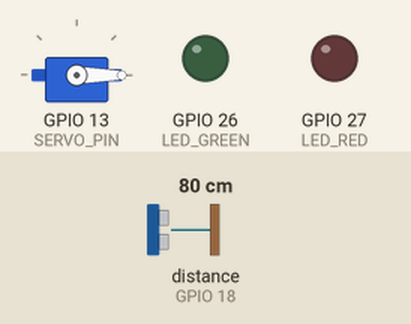
Simulated run of this sketch. Board: ESP32. Shown: servo, output pins drawn as LEDs (lit = HIGH). Dashed ring = blinking. The test bench sets the inputs (shaded band); at power-on: distance to the obstacle (sensor on GPIO 18) 80 cm. The echo pulse lasts 58.3 µs per cm; pins used as bus, display or sensor lines are not drawn; what the sketch prints to the serial monitor is not drawn.

Above: at 4.7 s.
4.8 s: distance to the obstacle (sensor on GPIO 18) set to 2 cm
At 6.45 s:
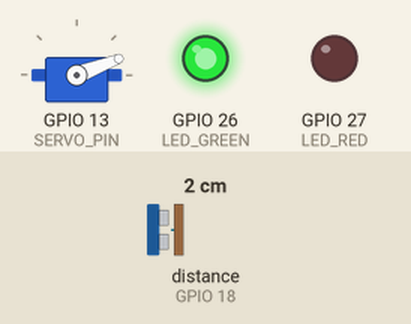
7.8 s: distance to the obstacle (sensor on GPIO 18) set to 60 cm
At 7.86 s:
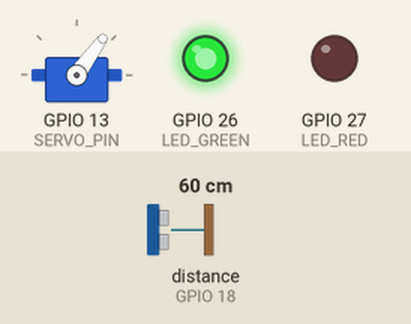
10.8 s: distance to the obstacle (sensor on GPIO 18) set to 4 cm
13.8 s: distance to the obstacle (sensor on GPIO 18) set to 120 cm
At 16.33 s:
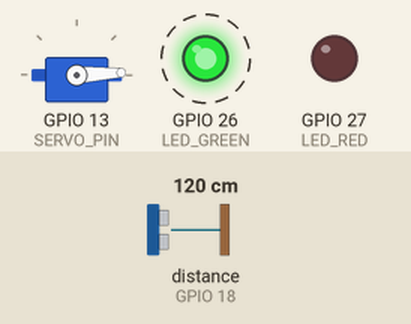
16.8 s: distance to the obstacle (sensor on GPIO 18) set to 9 cm
At 18.44 s:
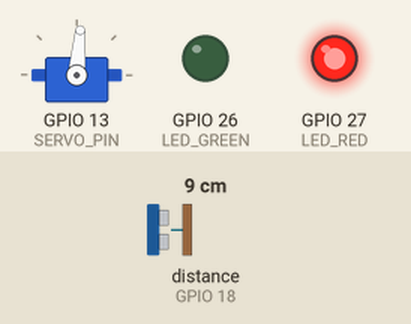
19.8 s: distance to the obstacle (sensor on GPIO 18) set to 250 cm
Timing chart, 0 to 23.8 s (numbered marks = the images above; inputs shaded):
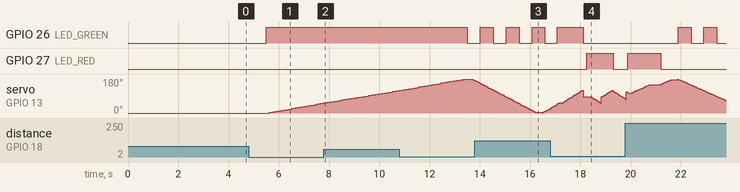

The sketch:

backgroundsubtractionpidv2.ino
```cpp
#include <ESP32Servo.h>

#define SERVO_PIN   13
#define TRIG_PIN     5
#define ECHO_PIN    18
#define LED_GREEN   26
#define LED_RED     27

// --- Sweep ---
const int   SWEEP_STEP_DEG      = 3;
const int   SWEEP_DELAY_MS      = 35;

// --- Background ---
const float INTRUSION_THRESH_CM = 15.0;
const int   BG_SAMPLES          = 3;
const float BG_UPDATE_RATE      = 0.05;

// --- Tracking ---
const int   RESCAN_INTERVAL_MS  = 300;
const int   LOST_WAIT_MS        = 400;

// --- Recovery ---
// On losing the object, sweep this far in the opposite direction before giving up
const int   RECOVERY_DEGREES    = 45;
const int   RECOVERY_STEP_DEG   = 3;
const int   RECOVERY_DELAY_MS   = 35;

// --- PID ---
float Kp = 1.2;
float Ki = 0.0;
float Kd = 0.4;
const float MAX_CORRECTION      = 8.0;
const float DEADBAND_DEG        = 1.0;

// --- Startup ---
const int   STARTUP_WARN_SEC    = 5;

Servo myServo;

float bgMap[61];
int   hitCount[61];

int   currentAngle   = 0;
int   sweepDirection = 1;
int   targetAngle    = 0;
int   lastMoveDir    = 1;

float pidIntegral    = 0.0;
float pidLastError   = 0.0;
unsigned long lastPidTime    = 0;
unsigned long lastRescanTime = 0;
unsigned long lastBlinkTime  = 0;
bool  blinkState = false;

enum Mode { STARTUP, CALIBRATE, SWEEP, TRACK };
Mode mode = STARTUP;

// -----------------------------------------------------------------------
// LED HELPERS
// -----------------------------------------------------------------------
void setLeds(bool green, bool red) {
  digitalWrite(LED_GREEN, green ? HIGH : LOW);
  digitalWrite(LED_RED,   red   ? HIGH : LOW);
}

void blinkLed(int pin, int intervalMs) {
  unsigned long now = millis();
  if (now - lastBlinkTime >= intervalMs) {
    lastBlinkTime = now;
    blinkState = !blinkState;
    digitalWrite(pin, blinkState ? HIGH : LOW);
  }
}

// -----------------------------------------------------------------------
// HELPERS
// -----------------------------------------------------------------------
int angleToIndex(int angle) {
  return constrain(angle / SWEEP_STEP_DEG, 0, 60);
}

float getDistance() {
  digitalWrite(TRIG_PIN, LOW);
  delayMicroseconds(2);
  digitalWrite(TRIG_PIN, HIGH);
  delayMicroseconds(10);
  digitalWrite(TRIG_PIN, LOW);
  long duration = pulseIn(ECHO_PIN, HIGH, 30000);
  if (duration == 0) return 999.0;
  return duration * 0.01715;
}

float getAveragedDistance(int samples = 3) {
  float total = 0;
  for (int i = 0; i < samples; i++) {
    total += getDistance();
    delay(30);
  }
  return total / samples;
}

void setAngle(int angle) {
  angle = constrain(angle, 0, 180);
  myServo.write(angle);
  currentAngle = angle;
}

void resetPID() {
  pidIntegral  = 0.0;
  pidLastError = 0.0;
  lastPidTime  = millis();
}

// -----------------------------------------------------------------------
// BACKGROUND CALIBRATION
// -----------------------------------------------------------------------
void calibrateBackground() {
  Serial.println("\n=== BACKGROUND CALIBRATION ===");
  Serial.println("Scanning environment...");
  setLeds(true, false);

  for (int angle = 0; angle <= 180; angle += SWEEP_STEP_DEG) {
    setAngle(angle);
    delay(SWEEP_DELAY_MS);
    float dist = getAveragedDistance(BG_SAMPLES);
    bgMap[angleToIndex(angle)] = dist;
    hitCount[angleToIndex(angle)] = 0;

    Serial.print("  Mapped ");
    Serial.print(angle);
    Serial.print("° = ");
    Serial.print(dist, 1);
    Serial.println(" cm");
  }

  Serial.println("=== CALIBRATION COMPLETE ===\n");
}

// -----------------------------------------------------------------------
// INTRUSION CHECK
// Only updates background when called from sweep, not from centroid/recovery
// scans, to prevent the object being absorbed into the background mid-track.
// -----------------------------------------------------------------------
bool isIntrusion(int angle, float currentDist, bool updateBg = false) {
  int idx = angleToIndex(angle);
  float bgDist = bgMap[idx];

  if (currentDist >= 999.0) return false;

  bool intruding = false;
  if (bgDist >= 999.0) {
    intruding = (currentDist < 200.0);
  } else {
    intruding = ((bgDist - currentDist) >= INTRUSION_THRESH_CM);
  }

  // Only update background during normal sweep, not during tracking scans
  if (updateBg && !intruding) {
    bgMap[idx] = bgDist + BG_UPDATE_RATE * (currentDist - bgDist);
  }

  return intruding;
}

// -----------------------------------------------------------------------
// CENTROID FINDER
// Does NOT update background (updateBg = false)
// -----------------------------------------------------------------------
int findCentroid(int startAngle) {
  int leftEdge  = -1;
  int rightEdge = -1;

  for (int a = startAngle; a >= 0; a -= SWEEP_STEP_DEG) {
    setAngle(a);
    delay(SWEEP_DELAY_MS);
    float d = getDistance();
    if (isIntrusion(a, d, false)) leftEdge = a;
    else break;
  }

  for (int a = startAngle; a <= 180; a += SWEEP_STEP_DEG) {
    setAngle(a);
    delay(SWEEP_DELAY_MS);
    float d = getDistance();
    if (isIntrusion(a, d, false)) rightEdge = a;
    else break;
  }

  if (leftEdge == -1 && rightEdge == -1) return -1;
  if (leftEdge  == -1) leftEdge  = startAngle;
  if (rightEdge == -1) rightEdge = startAngle;

  int centroid = (leftEdge + rightEdge) / 2;

  Serial.print("[SCAN]  Left: ");
  Serial.print(leftEdge);
  Serial.print("°  Right: ");
  Serial.print(rightEdge);
  Serial.print("°  Centroid: ");
  Serial.print(centroid);
  Serial.println("°");

  return centroid;
}

// -----------------------------------------------------------------------
// RECOVERY SEARCH
// Sweeps gradually opposite to lastMoveDir up to RECOVERY_DEGREES.
// Returns centroid angle if reacquired, -1 if not found.
// Does NOT update background.
// -----------------------------------------------------------------------
int recoverySearch() {
  int opposite = -lastMoveDir;
  int searchEnd = constrain(currentAngle + (opposite * RECOVERY_DEGREES), 0, 180);

  Serial.print("[RECOVERY]  Searching from ");
  Serial.print(currentAngle);
  Serial.print("° to ");
  Serial.print(searchEnd);
  Serial.println("°");

  // Step gradually from current position toward searchEnd
  int step = (searchEnd > currentAngle) ? RECOVERY_STEP_DEG : -RECOVERY_STEP_DEG;

  for (int a = currentAngle; ; a += step) {
    // Clamp and detect end of range
    if (step > 0 && a >= searchEnd) a = searchEnd;
    if (step < 0 && a <= searchEnd) a = searchEnd;

    setAngle(a);
    delay(RECOVERY_DELAY_MS);
    float d = getDistance();

    Serial.print("[RECOVERY]  ");
    Serial.print(a);
    Serial.print("°  Dist: ");
    Serial.println(d, 1);

    if (isIntrusion(a, d, false)) {
      Serial.println("[RECOVERY]  Object found — scanning centroid");
      return findCentroid(a);
    }

    if (a == searchEnd) break;
  }

  return -1;
}

// -----------------------------------------------------------------------
// PID
// -----------------------------------------------------------------------
void updatePID() {
  float error = targetAngle - currentAngle;
  if (abs(error) < DEADBAND_DEG) error = 0.0;

  unsigned long now = millis();
  float dt = (now - lastPidTime) / 1000.0;
  if (dt <= 0.0) dt = 0.001;
  lastPidTime = now;

  float P = Kp * error;

  pidIntegral += error * dt;
  pidIntegral  = constrain(pidIntegral, -20.0, 20.0);
  float I = Ki * pidIntegral;

  float derivative = (error - pidLastError) / dt;
  float D = Kd * derivative;
  pidLastError = error;

  float correction = constrain(P + I + D, -MAX_CORRECTION, MAX_CORRECTION);

  if (correction >  0.5) lastMoveDir =  1;
  if (correction < -0.5) lastMoveDir = -1;

  setAngle(constrain(currentAngle + (int)correction, 0, 180));

  Serial.print("[TRACK]  Angle: ");
  Serial.print(currentAngle);
  Serial.print("°  Target: ");
  Serial.print(targetAngle);
  Serial.print("°  Error: ");
  Serial.print(error, 1);
  Serial.print("°  Correction: ");
  Serial.println(correction, 2);
}

// -----------------------------------------------------------------------
// SETUP
// -----------------------------------------------------------------------
void setup() {
  Serial.begin(115200);
  pinMode(TRIG_PIN,  OUTPUT);
  pinMode(ECHO_PIN,  INPUT);
  pinMode(LED_GREEN, OUTPUT);
  pinMode(LED_RED,   OUTPUT);

  ESP32PWM::allocateTimer(0);
  myServo.setPeriodHertz(50);
  myServo.attach(SERVO_PIN, 500, 2500);

  setAngle(0);
  setLeds(false, false);
  delay(500);

  Serial.println("Program is starting...");
  Serial.print("Startup warning: ");
  Serial.print(STARTUP_WARN_SEC);
  Serial.println(" seconds — clear the area!");

  mode = STARTUP;
}

// -----------------------------------------------------------------------
// MAIN LOOP
// -----------------------------------------------------------------------
void loop() {

  // --- STARTUP ---
  if (mode == STARTUP) {
    static unsigned long startupBegin = millis();
    unsigned long elapsed = millis() - startupBegin;
    int remaining = STARTUP_WARN_SEC - (elapsed / 1000);

    setLeds(false, false);
    blinkLed(LED_RED, 300);

    static int lastPrinted = -1;
    if (remaining != lastPrinted && remaining >= 0) {
      Serial.print("Starting in ");
      Serial.print(remaining);
      Serial.println("...");
      lastPrinted = remaining;
    }

    if (elapsed >= (unsigned long)(STARTUP_WARN_SEC * 1000)) {
      setLeds(false, false);
      mode = CALIBRATE;
    }
    return;
  }

  // --- CALIBRATE ---
  if (mode == CALIBRATE) {
    calibrateBackground();
    mode = SWEEP;
    return;
  }

  // --- SWEEP ---
  if (mode == SWEEP) {
    blinkLed(LED_GREEN, 500);
    digitalWrite(LED_RED, LOW);

    currentAngle += sweepDirection * SWEEP_STEP_DEG;

    if (currentAngle >= 180) {
      currentAngle   = 180;
      sweepDirection = -1;
      delay(200);
    } else if (currentAngle <= 0) {
      currentAngle   = 0;
      sweepDirection = 1;
      delay(200);
    }

    setAngle(currentAngle);
    delay(SWEEP_DELAY_MS);
    float dist = getDistance();

    Serial.print("[SWEEP]  Angle: ");
    Serial.print(currentAngle);
    Serial.print("°  |  Dist: ");
    Serial.print(dist, 1);
    Serial.print(" cm  |  BG: ");
    Serial.print(bgMap[angleToIndex(currentAngle)], 1);
    Serial.println(" cm");

    // Single pass detection — threshold does the filtering, no confirm needed
    if (isIntrusion(currentAngle, dist, true)) {
      Serial.println("\n*** Intrusion detected — scanning for centroid ***");
      int centroid = findCentroid(currentAngle);
      if (centroid >= 0) {
        targetAngle = centroid;
        setAngle(targetAngle);
        resetPID();
        lastRescanTime = millis();
        lastMoveDir = sweepDirection;
        Serial.print("*** Locked on at ");
        Serial.print(targetAngle);
        Serial.println("° — switching to TRACK mode ***\n");
        mode = TRACK;
      }
    }

  // --- TRACK ---
  } else if (mode == TRACK) {
    blinkLed(LED_RED, 150);
    digitalWrite(LED_GREEN, LOW);

    if (millis() - lastRescanTime >= RESCAN_INTERVAL_MS) {
      lastRescanTime = millis();

      int newCentroid = findCentroid(currentAngle);

      if (newCentroid < 0) {
        // Lost — try recovery before giving up
        Serial.println("\n*** Object lost — attempting recovery ***");
        setLeds(false, true);  // solid red during recovery

        int recovered = recoverySearch();

        if (recovered >= 0) {
          targetAngle = recovered;
          setAngle(targetAngle);
          resetPID();
          lastRescanTime = millis();
          Serial.print("*** Reacquired at ");
          Serial.print(recovered);
          Serial.println("° — continuing track ***\n");
          // Stay in TRACK mode
        } else {
          Serial.println("*** Recovery failed — resuming sweep ***\n");
          delay(LOST_WAIT_MS);
          resetPID();
          mode = SWEEP;
        }
        return;
      }

      targetAngle = newCentroid;
    }

    updatePID();
  }
}
```

Measured:
- after the input at 13.8 s, GPIO 27 (LED_RED): stays LOW (without the input it goes to HIGH after 1.7 s)
- after the input at 16.8 s, GPIO 27 (LED_RED): LOW → HIGH after 1.5 s, → LOW 1.1 s later
- after the input at 19.8 s, GPIO 26 (LED_GREEN): alternates HIGH for 0.51 s and LOW for 0.51 s, starting after 2.1 s
